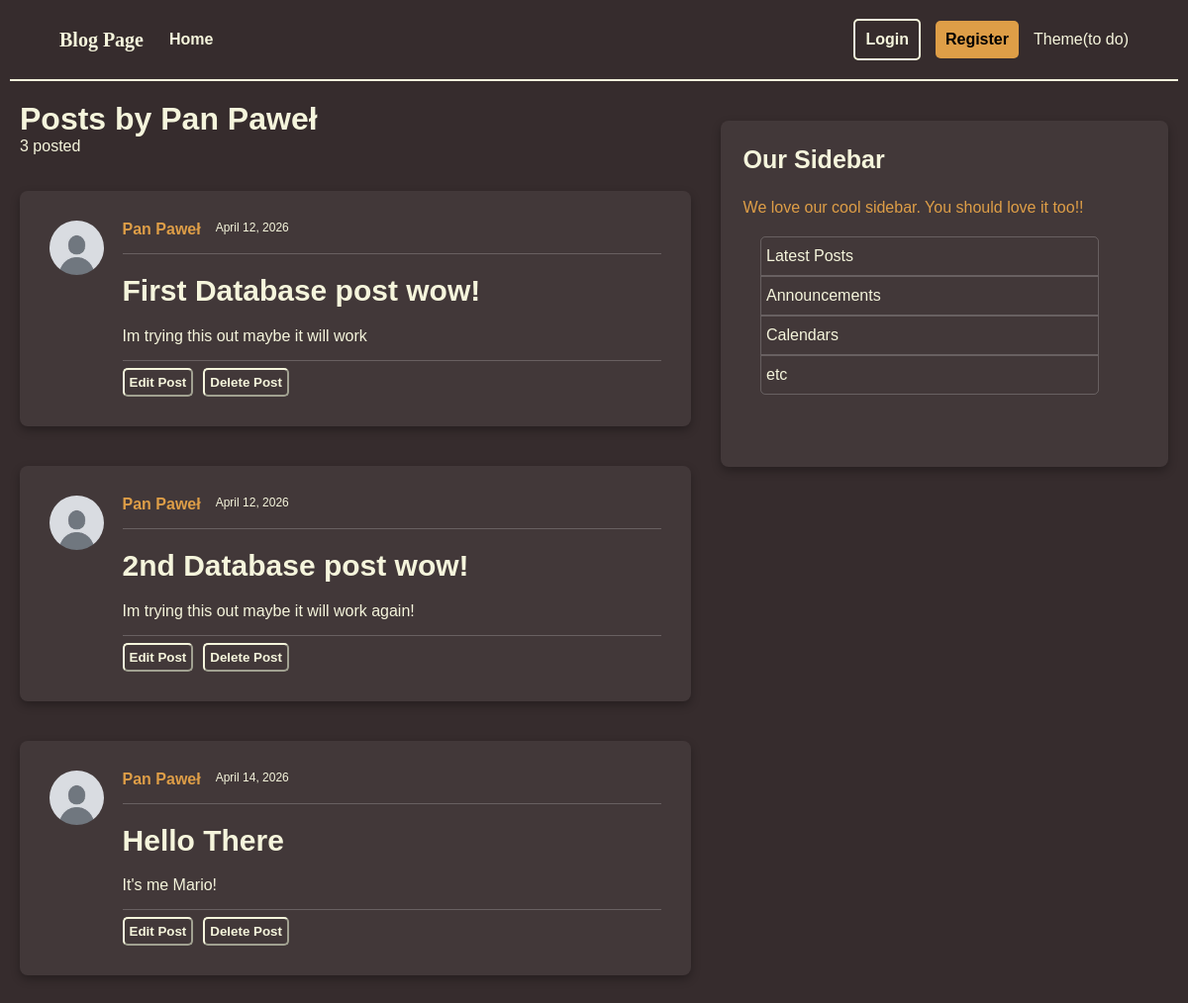
Before: /users/1/posts with the older database file.
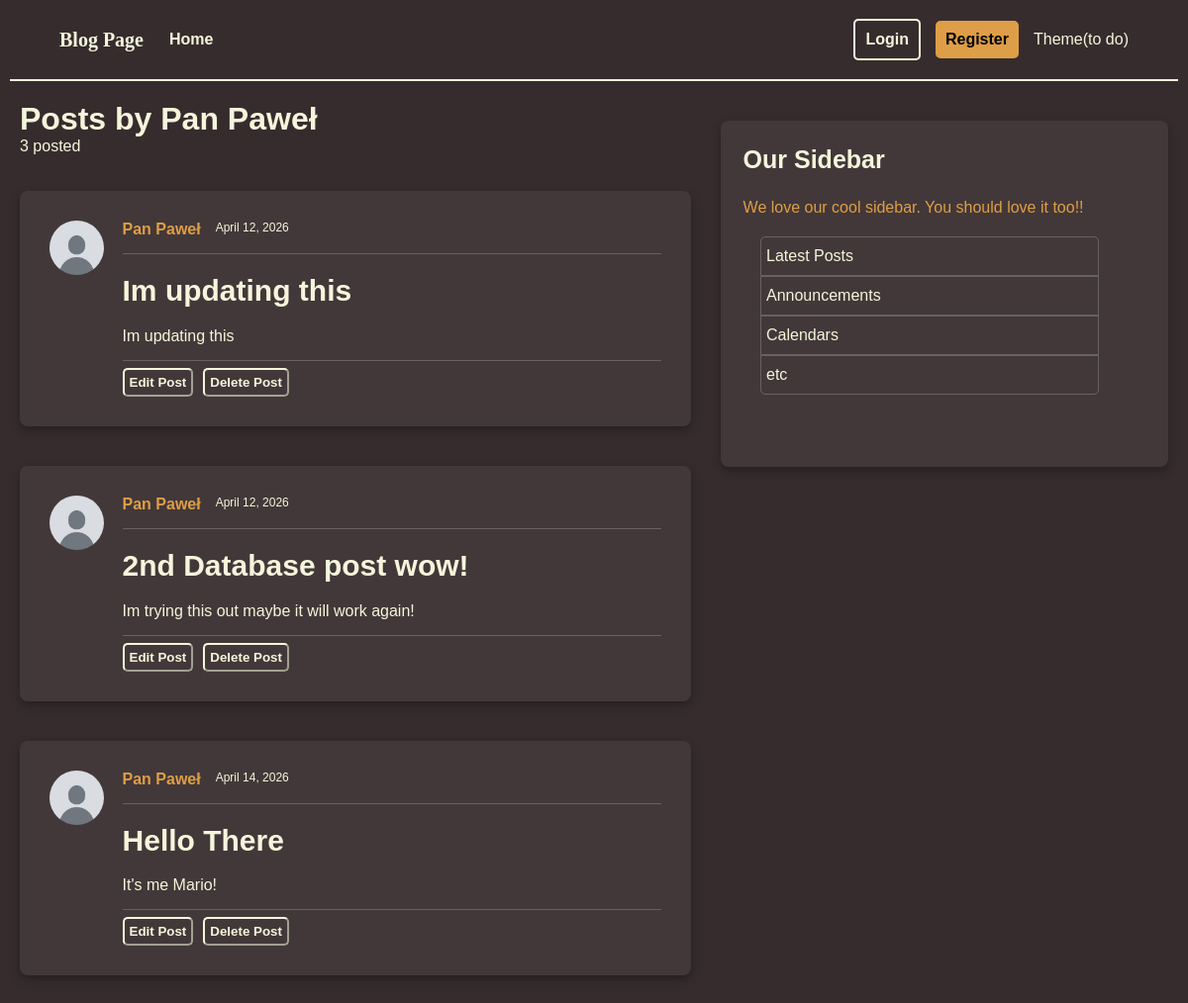
After: the same page with the newer database file.
### models.py (models this page shows, shortened)
class Post(Base):
    __tablename__ = "posts"
    id: Mapped[int] = mapped_column(Integer, primary_key=True, index=True)
    title: Mapped[str] = mapped_column(String(100), nullable=False)
    content: Mapped[str] = mapped_column(Text, nullable=False)
    user_id: Mapped[int] = mapped_column(
        ForeignKey("users.id"),
        nullable=False,
        index=True,
    )
    date_posted: Mapped[datetime] = mapped_column(
        DateTime(timezone=True),
        default=lambda: datetime.now(UTC),
    )
    author: Mapped[User] = relationship(back_populates="posts")

class User(Base):
    __tablename__ = "users"
    id: Mapped[int] = mapped_column(Integer, primary_key=True, index=True)
    username: Mapped[str] = mapped_column(String(50), unique=True, nullable=False)
    email: Mapped[str] = mapped_column(String(120), unique=True, nullable=False)
    image_file: Mapped[str | None] = mapped_column(
        String(200),
        nullable=True,
        default=None,
    )
    posts: Mapped[list[Post]] = relationship(back_populates="author")

### main.py (the view)
@app.get("/users/{user_id}/posts", include_in_schema=False)
def user_posts_page(request: Request, user_id: int, db: Annotated[Session, Depends(get_db)]):
    result = db.execute(select(models.User).where(models.User.id == user_id))
    user = result.scalars().first()
    if not user:
        raise HTTPException(
            status_code = status.HTTP_404_NOT_FOUND,
            detail = "User not found",
        )
    result = db.execute(select(models.Post).where(models.Post.user_id == user_id))
    posts = result.scalars().all()
    return template.TemplateResponse(
        request,
        "user_posts.html",
        {"posts": posts, "user": user, "title": f"{user.username}'s Posts"},
    )

### templates/user_posts.html
{% extends "layout.html" %}
{% block content %}
    <h1 class="posts_by">Posts by {{ user.username }}</h1>
    <p class="num_of_posts">{{ posts|length }} posted</p>
    {% for post in posts %}
        <div class="container">
            <div class="full_post">
                <img class="profile_pic" src="{{ post.author.image_path }}" alt="A profile picture of {{ post.author.username }}">
                <div class="post-content">
                <div class="author-and-date">
                    <a class="author" href="#">{{ post.author.username }}</a>
                    <small class="date_posted">{{ post.date_posted.strftime('%B %d, %Y') }}</small>
                </div>
                <hr class="post-line">
                <h2>
                <a class="title" href="#">{{ post.title }}</a>
                </h2>
                <p class="content">{{ post.content }}</p>
                <hr class="post-line">
                <div class="post-buttons">
                    <button id="edit-button">Edit Post</button>
                    <button id="delete-button">Delete Post</button>
                </div>
            </div>
            </div>
        </div>
    {% else %}
        <p class="no_posts">No posts by this user yet</p>
    {% endfor %}
{% endblock content %}

Changed rows visible on the page:
changed Post: title "First Database post wow!" → "Im updating this"; content "Im trying this out maybe it will work" → "Im updating this"
